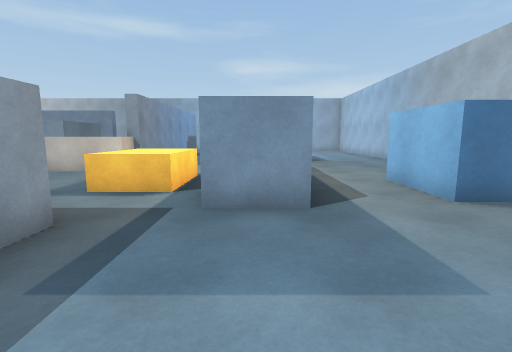
view 1 (above)

24 first-person views from a walk through a scene from a Unity 3-D project. The camera is 1.3 m above the floor, tilts 8° down and sees 85° across. The floor is counted in squares, 1 m on a side. Each view is taken from the middle of a square. On the plan, view 1 faces up. The plan holds only what a view shows up to about 13 squares ahead; the rest is blank. The player character is not drawn. Some animated figures are left out.

view 2
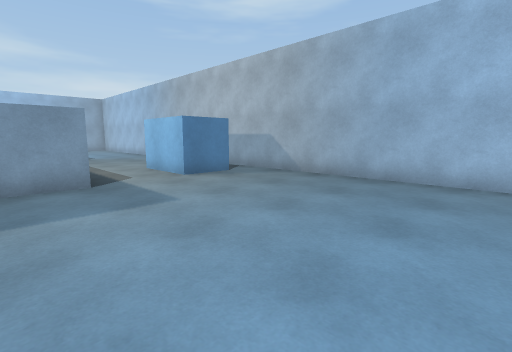

view 3
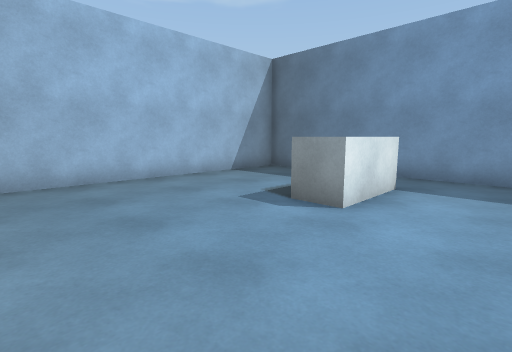

view 4
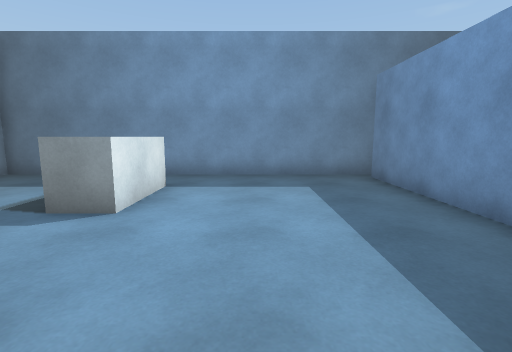

view 5
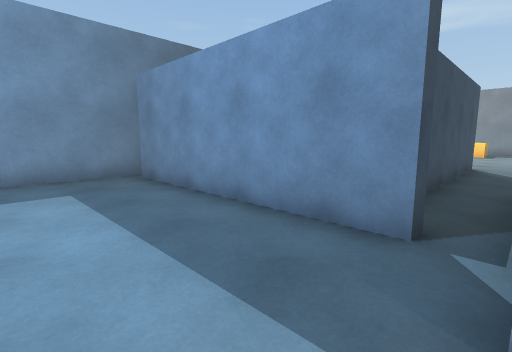

view 6
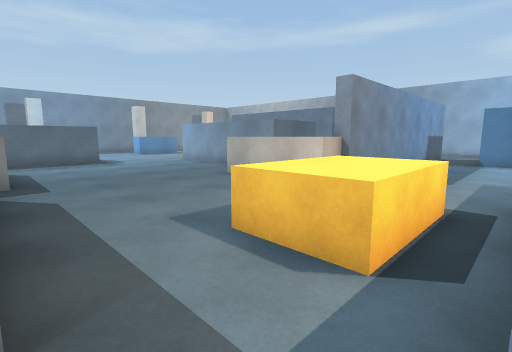

view 7
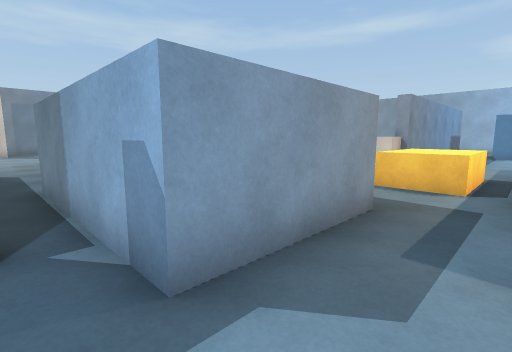

view 8
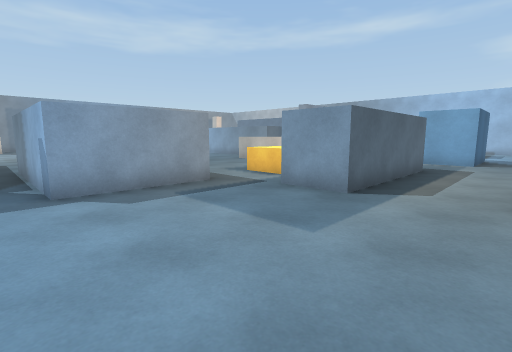

view 9
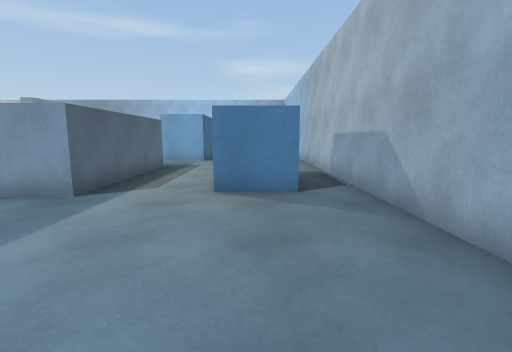

view 10
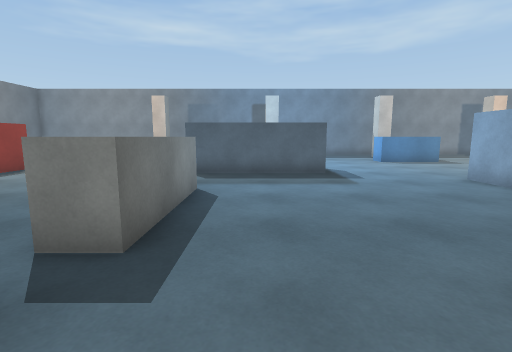

view 11
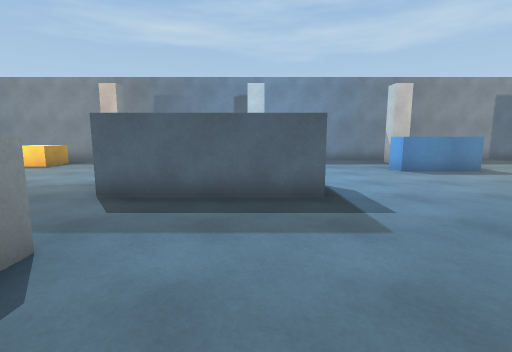

view 12
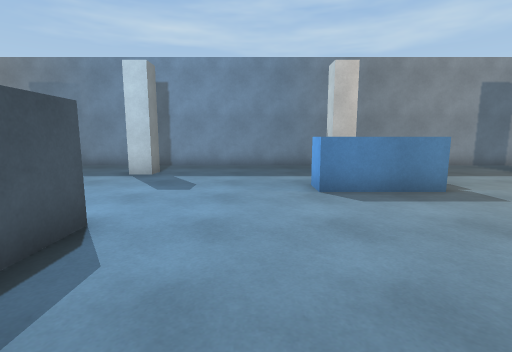

view 13
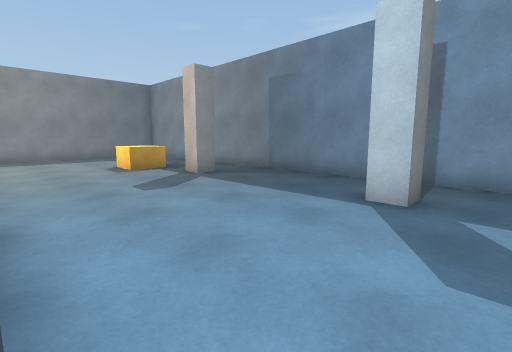

view 14
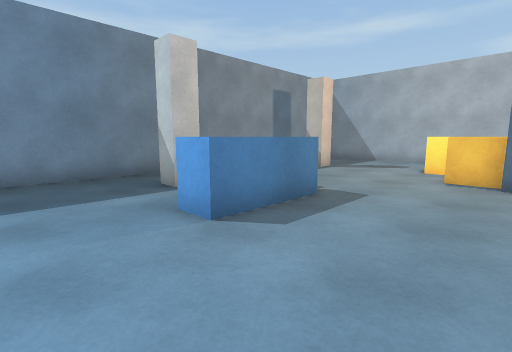

view 15
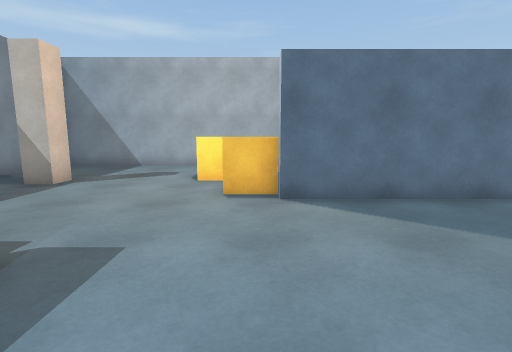

view 16
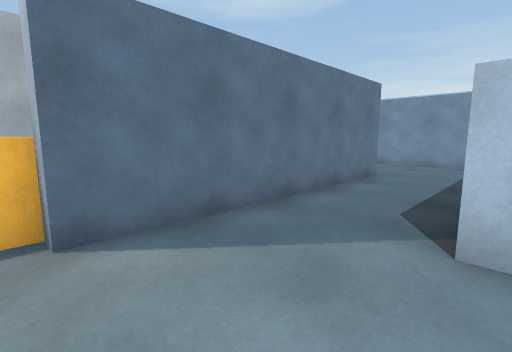

view 17
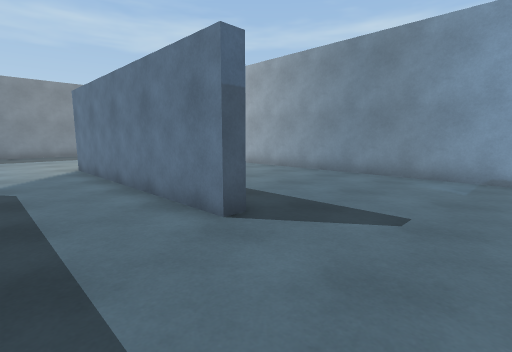

view 18
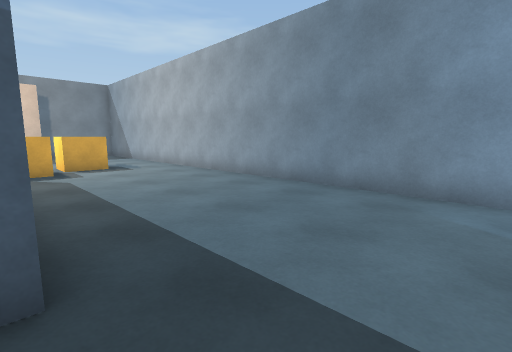

view 19
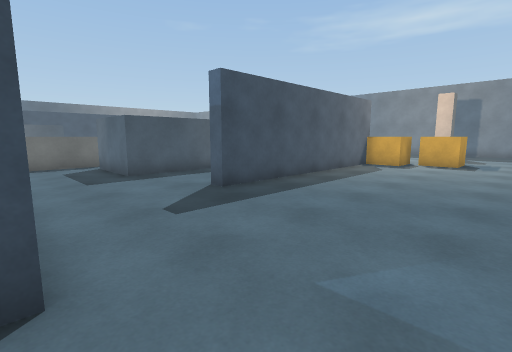

view 20
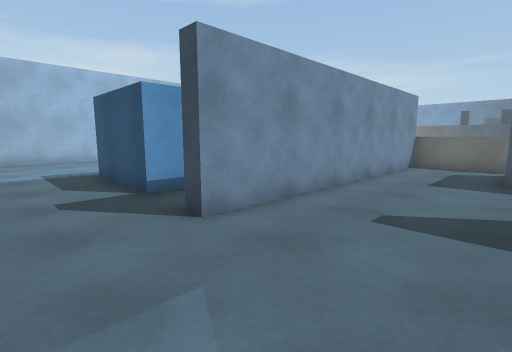

view 21
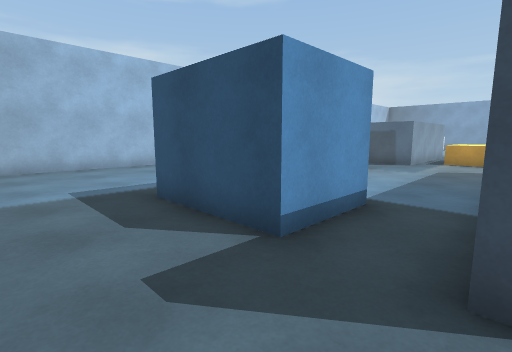

view 22
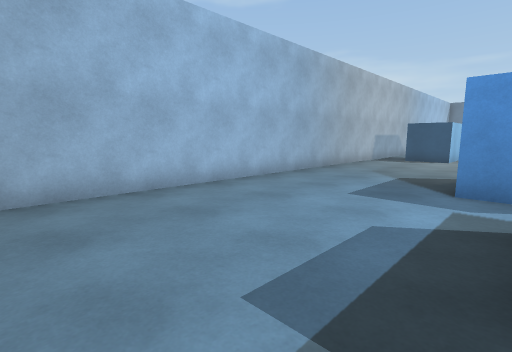

view 23
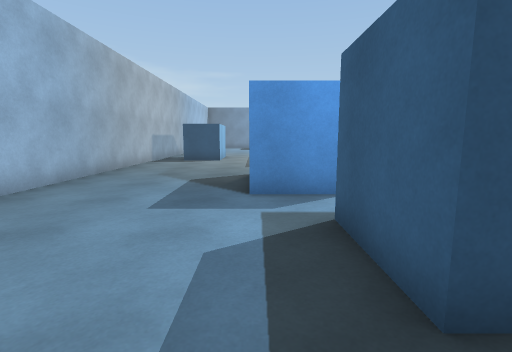

view 24
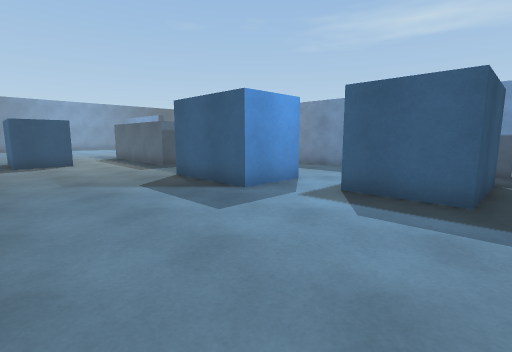

### Floor plan
Ten units are one square. View 1 is at (0, 0); x grows to the right and y downward. Boxes are objects, and circles mark ways between rooms. Rooms are numbered by the first view taken in them; rooms with no view inside come last. Other rooms are left out.
<svg viewBox="-281 -262 362 363">
<path fill="none" stroke="#000" d="M14 74 14 47 26 47M-48 10 -48 90M10 -50 -10 -50M-30 -41 -30 0 -50 0M60 -55 40 -55M-51 96 76 96 76 -54M-140 -125 -155 -125M-119 -155 -85 -155 -85 -125 -111 -125M-155 -150 -155 -155M-89 -115 -53 -115 -53 -225 -48 -225M-170 -86 -170 -35M-191 -85 -176 -85M-140 -45 -100 -45 -100 -35M-50 -116 -50 -105 -90 -105M-179 -193 -95 -193 -95 -187 -185 -187 -185 -192M-215 -156 -215 -125 -225 -125M-48 -189 -48 -115 -53 -115M-10 -104 -10 -110 10 -110 10 -50M-16 -197 -28 -197 -28 -223 7 -223 7 -196M-150 17 -94 17M-2 -178 21 -178 21 -143 6 -143M-64 -257 -275 -257M-185 32 -170 32M40 -55 40 -85 60 -85 60 -55M-276 -234 -276 10M76 -54 76 -249M-35 -95 -20 -95 -20 -65 -40 -65M-50 0 -90 0M-94 17 -84 17"/>
<rect x="-255" y="15" width="30" height="30" fill="#bbb"><title>other object</title></rect>
<rect x="-255" y="-5" width="10" height="10" fill="#bbb"><title>other object</title></rect>
<rect x="-255" y="-75" width="10" height="10" fill="#bbb"><title>other object</title></rect>
<rect x="-255" y="-145" width="10" height="10" fill="#bbb"><title>other object</title></rect>
<rect x="-255" y="-215" width="10" height="10" fill="#bbb"><title>other object</title></rect>
<rect x="-215" y="-235" width="30" height="30" fill="#bbb"><title>other object</title></rect>
<rect x="-205" y="-205" width="30" height="20" fill="#bbb"><title>other object</title></rect>
<circle cx="-20" cy="-40" r="3" fill="#2a7"/>
<circle cx="25" cy="-50" r="3" fill="#2a7"/>
<circle cx="70" cy="-50" r="3" fill="#2a7"/>
<circle cx="-85" cy="10" r="3" fill="#2a7"/>
<text x="20" y="20">1</text>
<text x="-130" y="-120">2</text>
<text x="-70" y="10">3</text>
</svg>
Room 1 opens to room 2. Room 2 opens to room 3.

Where each view was taken, in squares from view 1:
view 1: 0 up, 0 right, facing up
view 2: 3 down, 1 left, facing up-right
view 3: 0 up, 1 left, facing down-right
view 4: 0 up, 1 left, facing down
view 5: 0 up, 1 left, facing down-left
view 6: 4 up, 1 left, facing up-left
view 7: 1 down, 1 left, facing up-left
view 8: 1 down, 4 right, facing up-left
view 9: 1 down, 5 right, facing up
view 10: 6 up, 7 left, facing left
view 11: 7 up, 11 left, facing left
view 12: 11 up, 15 left, facing left
view 13: 9 up, 19 left, facing down-left
view 14: 10 up, 18 left, facing up-left
view 15: 13 up, 19 left, facing up
view 16: 15 up, 19 left, facing up-right
view 17: 16 up, 6 left, facing up-left
view 18: 19 up, 7 left, facing up-left
view 19: 25 up, 5 left, facing down-left
view 20: 25 up, 9 left, facing down-right
view 21: 25 up, 5 left, facing down-right
view 22: 25 up, 1 right, facing down-right
view 23: 24 up, 2 right, facing down
view 24: 23 up, 7 right, facing down-left
